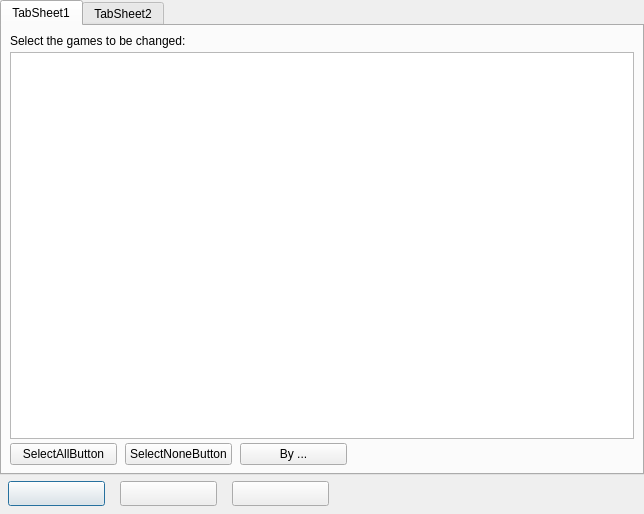
<?xml version="1.0" encoding="UTF-8"?>
<ui version="4.0">
  <class>MultipleProfilesEditorForm</class>
  <widget class="QDialog" name="MultipleProfilesEditorForm">
    <property name="geometry"><rect><x>0</x><y>0</y><width>644</width><height>514</height></rect></property>
    <property name="windowTitle"><string>Multiple profiles editor</string></property>
    <property name="vclPosition" stdset="0"><string notr="true">poOwnerFormCenter</string></property>
    <property name="vclKeyPreview" stdset="0"><bool>true</bool></property>
    <property name="vclMinWidth" stdset="0"><number>600</number></property>
    <property name="vclMinHeight" stdset="0"><number>400</number></property>
    <property name="vclDesignWidth" stdset="0"><number>644</number></property>
    <property name="vclDesignHeight" stdset="0"><number>514</number></property>
    <widget class="QTabWidget" name="PageControl">
      <property name="geometry"><rect><x>0</x><y>0</y><width>644</width><height>475</height></rect></property>
      <property name="vclAlign" stdset="0"><string notr="true">alTop</string></property>
      <property name="vclAnchors" stdset="0"><string notr="true">akLeft,akTop,akRight,akBottom</string></property>
      <property name="currentIndex"><number>0</number></property>
      <widget class="QWidget" name="TabSheet1">
        <attribute name="title"><string>TabSheet1</string></attribute>
        <property name="vclDesignWidth" stdset="0"><number>636</number></property>
        <property name="vclDesignHeight" stdset="0"><number>447</number></property>
        <layout class="QGridLayout" name="TabSheet1_Layout" columnstretch="0,0,0,1" rowstretch="0,1,0">
          <property name="leftMargin"><number>8</number></property>
          <property name="topMargin"><number>8</number></property>
          <property name="rightMargin"><number>8</number></property>
          <property name="bottomMargin"><number>8</number></property>
          <property name="horizontalSpacing"><number>8</number></property>
          <property name="verticalSpacing"><number>4</number></property>
          <item row="0" column="0" colspan="4">
            <widget class="QLabel" name="InfoLabel">
              <property name="text"><string>Select the games to be changed:</string></property>
              <property name="textFormat"><enum>Qt::PlainText</enum></property>
              <property name="alignment"><set>Qt::AlignLeft|Qt::AlignTop</set></property>
            </widget>
          </item>
          <item row="1" column="0" colspan="4">
            <widget class="QListWidget" name="ListBox">
              <property name="vclCheckList" stdset="0"><bool>true</bool></property>
              <property name="minimumSize"><size><width>0</width><height>0</height></size></property>
            </widget>
          </item>
          <item row="2" column="0" alignment="Qt::AlignLeft">
            <widget class="QPushButton" name="SelectAllButton">
              <property name="text"><string>SelectAllButton</string></property>
              <property name="autoDefault"><bool>false</bool></property>
              <property name="vclOnClick" stdset="0"><string notr="true">SelectButtonClick</string></property>
              <property name="minimumSize"><size><width>107</width><height>0</height></size></property>
            </widget>
          </item>
          <item row="2" column="1" alignment="Qt::AlignLeft">
            <widget class="QPushButton" name="SelectNoneButton">
              <property name="tag" stdset="0"><number>1</number></property>
              <property name="text"><string>SelectNoneButton</string></property>
              <property name="autoDefault"><bool>false</bool></property>
              <property name="vclOnClick" stdset="0"><string notr="true">SelectButtonClick</string></property>
              <property name="minimumSize"><size><width>107</width><height>0</height></size></property>
            </widget>
          </item>
          <item row="2" column="2" alignment="Qt::AlignLeft">
            <widget class="QPushButton" name="SelectGenreButton">
              <property name="tag" stdset="0"><number>2</number></property>
              <property name="text"><string>By ...</string></property>
              <property name="autoDefault"><bool>false</bool></property>
              <property name="vclOnClick" stdset="0"><string notr="true">SelectButtonClick</string></property>
              <property name="minimumSize"><size><width>107</width><height>0</height></size></property>
            </widget>
          </item>
          <item row="0" column="3">
            <spacer name="TabSheet1_Layout_HFill">
              <property name="orientation"><enum>Qt::Horizontal</enum></property>
              <property name="sizeHint" stdset="0"><size><width>0</width><height>0</height></size></property>
            </spacer>
          </item>
        </layout>
      </widget>
      <widget class="QWidget" name="TabSheet2">
        <attribute name="title"><string>TabSheet2</string></attribute>
        <property name="vclDesignWidth" stdset="0"><number>636</number></property>
        <property name="vclDesignHeight" stdset="0"><number>447</number></property>
        <widget class="QScrollArea" name="ScrollBox">
          <property name="geometry"><rect><x>0</x><y>0</y><width>636</width><height>447</height></rect></property>
          <property name="styleSheet"><string notr="true">#ScrollBox { background-color: palette(base); }</string></property>
          <property name="vclAlign" stdset="0"><string notr="true">alClient</string></property>
          <property name="frameShape"><enum>QFrame::NoFrame</enum></property>
          <property name="widgetResizable"><bool>true</bool></property>
          <property name="horizontalScrollBarPolicy"><enum>Qt::ScrollBarAlwaysOff</enum></property>
          <widget class="QWidget" name="ScrollBox_Contents">
            <property name="geometry"><rect><x>0</x><y>0</y><width>632</width><height>443</height></rect></property>
            <property name="vclDesignWidth" stdset="0"><number>632</number></property>
            <property name="vclDesignHeight" stdset="0"><number>443</number></property>
          </widget>
        </widget>
      </widget>
    </widget>
    <widget class="QPushButton" name="OKButton">
      <property name="geometry"><rect><x>8</x><y>481</y><width>97</width><height>25</height></rect></property>
      <property name="vclAnchors" stdset="0"><string notr="true">akLeft,akBottom</string></property>
      <property name="text"><string /></property>
      <property name="autoDefault"><bool>false</bool></property>
      <property name="vclKind" stdset="0"><string notr="true">bkOK</string></property>
      <property name="default"><bool>true</bool></property>
      <property name="vclModalResult" stdset="0"><string notr="true">mrOk</string></property>
      <property name="vclOnClick" stdset="0"><string notr="true">OKButtonClick</string></property>
    </widget>
    <widget class="QPushButton" name="CancelButton">
      <property name="geometry"><rect><x>120</x><y>481</y><width>97</width><height>25</height></rect></property>
      <property name="vclAnchors" stdset="0"><string notr="true">akLeft,akBottom</string></property>
      <property name="text"><string /></property>
      <property name="autoDefault"><bool>false</bool></property>
      <property name="vclKind" stdset="0"><string notr="true">bkCancel</string></property>
      <property name="vclCancel" stdset="0"><bool>true</bool></property>
      <property name="vclModalResult" stdset="0"><string notr="true">mrCancel</string></property>
    </widget>
    <widget class="QPushButton" name="HelpButton">
      <property name="geometry"><rect><x>232</x><y>481</y><width>97</width><height>25</height></rect></property>
      <property name="vclAnchors" stdset="0"><string notr="true">akLeft,akBottom</string></property>
      <property name="text"><string /></property>
      <property name="autoDefault"><bool>false</bool></property>
      <property name="vclKind" stdset="0"><string notr="true">bkHelp</string></property>
      <property name="vclOnClick" stdset="0"><string notr="true">HelpButtonClick</string></property>
    </widget>
    <widget class="QMenu" name="PopupMenu">
      <property name="vclPopupMenu" stdset="0"><bool>true</bool></property>
    </widget>
  </widget>
  <tabstops>
    <tabstop>PageControl</tabstop>
    <tabstop>ListBox</tabstop>
    <tabstop>SelectAllButton</tabstop>
    <tabstop>SelectNoneButton</tabstop>
    <tabstop>SelectGenreButton</tabstop>
    <tabstop>OKButton</tabstop>
    <tabstop>CancelButton</tabstop>
    <tabstop>HelpButton</tabstop>
  </tabstops>
  <resources>
    <include location="../../resources/dfend.qrc" />
  </resources>
  <connections />
</ui>
